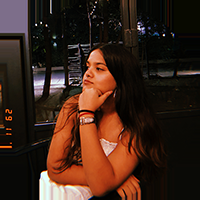
#> input picture pradhi3.png, 200 x 200 px, given in place of image.jpeg, which was not available
$ jupyter execute 181112252_CV_Assignment3.ipynb   (text cells are left out)
#> lines starting #> are read from the running program, lines starting #| are printed output that depends on the picture; pictures that were not available may be replaced by others from this repository, and a replacement may not be noted
[cell 1]
import numpy as np
from google.colab.patches import cv2_imshow
import cv2
image = cv2.imread("/content/image.jpeg")
#> image is the input picture: shape (200, 200, 3); mean B, G, R 25.3, 36.4, 59.6

new_image = np.zeros(image.shape, image.dtype)
alpha = 1.0 # Simple contrast control
beta = 0    # Simple brightness control
alpha = float(input('* Enter the alpha value [1.0-3.0]: '))
#> the answer given: 1
beta = int(input('* Enter the beta value [0-100]: '))
#> the answer given: 3
for y in range(image.shape[0]):
    for x in range(image.shape[1]):
        for c in range(image.shape[2]):
            new_image[y,x,c] = np.clip(alpha*image[y,x,c] + beta, 0, 255)

cv2_imshow(image)
cv2_imshow(new_image)
cv2.waitKey(0)
cv2.destroyAllWindows()

[cell 2]
import numpy as np
from google.colab.patches import cv2_imshow
import cv2
img = cv2.imread("/content/image.jpeg")
cv2_imshow(img)
img_not = cv2.bitwise_not(img)
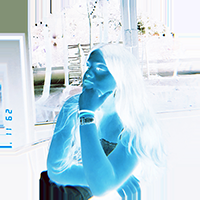
#> img_not: shape (200, 200, 3); mean B, G, R 229.7, 218.6, 195.4
cv2_imshow(img_not)
cv2.waitKey(0)
cv2.destroyAllWindows()

[cell 3]
import cv2
import numpy as np
from matplotlib import pyplot as plt

img = cv2.imread('/content/image.jpeg', -1)
cv2_imshow(img)

color = ('b','g','r')
for channel,col in enumerate(color):
    histr = cv2.calcHist([img],[channel],None,[256],[0,256])
    plt.plot(histr,color = col)
    plt.xlim([0,256])
plt.title('Histogram for color scale picture')
plt.show()
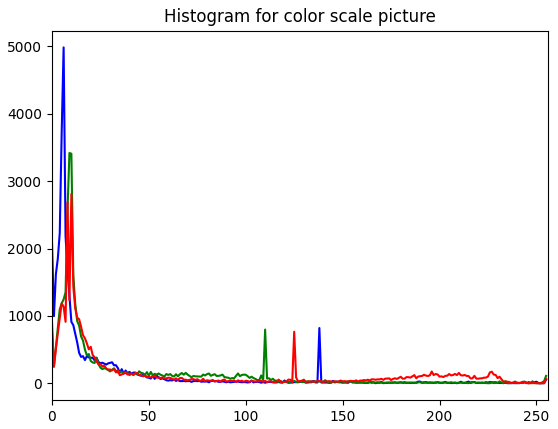
#> figure drawn by matplotlib, 1 panel; curve peaks at x = 6, y = 4982; curve peaks at x = 9, y = 3416; curve peaks at x = 10, y = 2809
cv2.waitKey(0)
cv2.destroyAllWindows()

[cell 4]
import cv2
import numpy as np

img1 = cv2.imread('/content/image.jpeg',0)
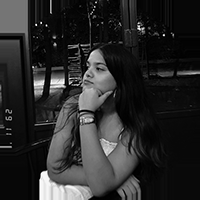
#> img1: shape (200, 200); min 0, max 255, mean 41.6
# print(img1)
# Create zeros array to store the stretched image
minmax_img = np.zeros((img1.shape[0],img1.shape[1]),dtype = 'uint8')

for i in range(img1.shape[0]):
    for j in range(img1.shape[1]):
        minmax_img[i,j] = 255*(img1[i,j]-np.min(img1))/(np.max(img1)-np.min(img1))

cv2_imshow(minmax_img)
cv2.waitKey(0)
